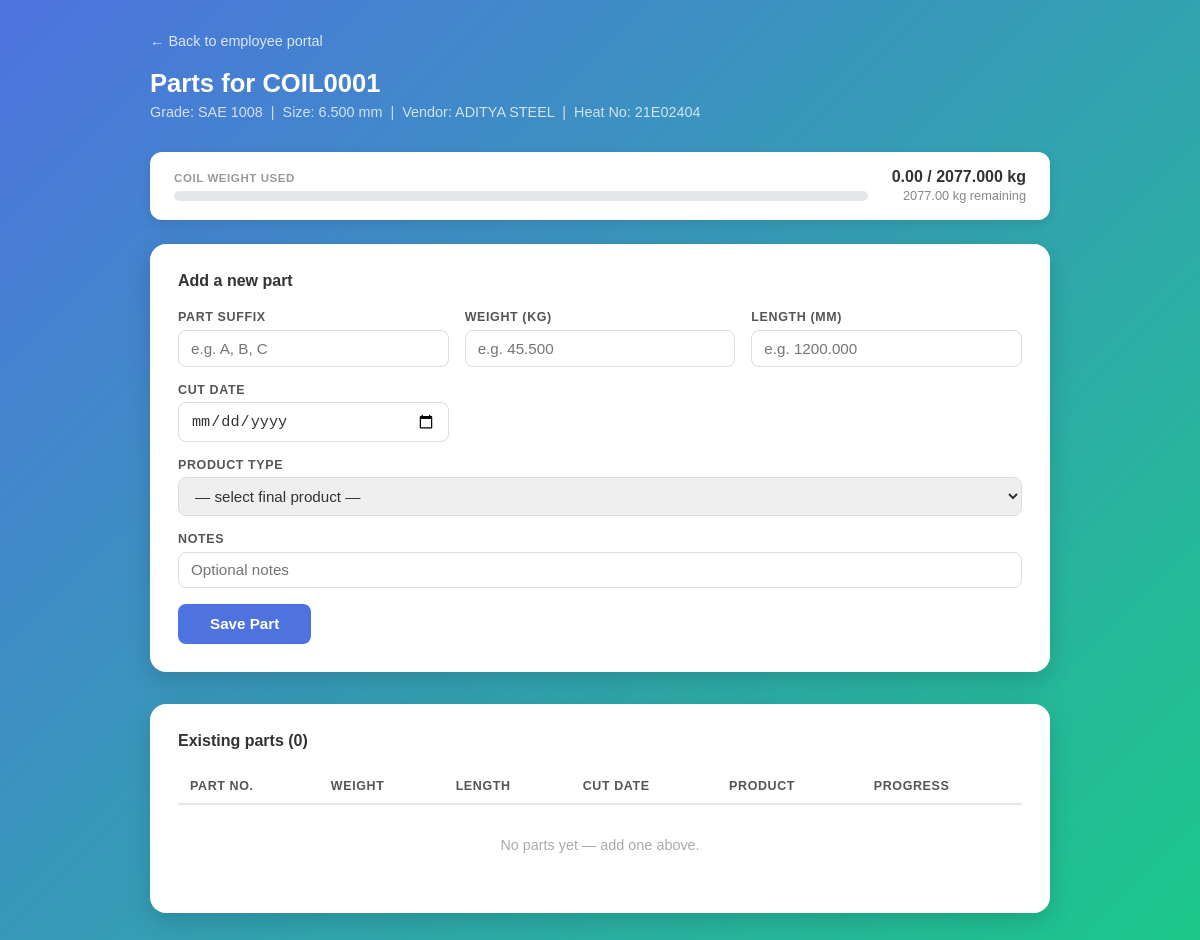
The page /coil/1/parts/ on the database its author committed.
### materials/models.py (models this page shows, shortened)
class Material(models.Model):
    coil_no = models.AutoField(primary_key=True)
    date = models.DateField("receipt date", null=True, blank=True)
    grade = models.CharField(max_length=10, null=True, blank=True)
    size = models.DecimalField(max_digits=10, decimal_places=3, null=True, blank=True)
    company = models.CharField(max_length=100, null=True, blank=True)
    vendor = models.CharField(max_length=50, null=True, blank=True)
    quantity = models.DecimalField(max_digits=10, decimal_places=3, null=True, blank=True)
    heat_no = models.CharField(max_length=8, null=True, blank=True)
    def formatted_coil(self):
        return f"COIL{self.coil_no:04d}"

### materials/views.py (the view, shortened to what this page needs)
# urls.py: path('coil/<int:coil_pk>/parts/', views.coil_parts, name='coil_parts'),
def coil_parts(request, coil_pk):
    coil = get_object_or_404(Material, pk=coil_pk)
    parts = coil.parts.prefetch_related('jobs__product_type').order_by('created_at')
    product_types = ProductType.objects.all()
    total_used = float(parts.aggregate(total=Sum('weight'))['total'] or 0)
    coil_weight = float(coil.quantity or 0)
    remaining = coil_weight - total_used
    exhausted = coil_weight > 0 and remaining <= 0
    return render(request, 'materials/coil_parts.html', {
        'coil': coil, 'parts': parts, 'product_types': product_types,
        'total_used': total_used, 'remaining': remaining, 'exhausted': exhausted,
    })

### templates/materials/coil_parts.html (shortened to what this page needs)
<!DOCTYPE html>
<html lang="en">
<head>
</head>
<body>
<div class="page">
  <a href="{% url 'employee' %}" class="back-link">← Back to employee portal</a>
  <h1>Parts for {{ coil.formatted_coil }}</h1>
  <p class="coil-meta">
    Grade: {{ coil.grade|default:"—" }} &nbsp;|&nbsp;
    Size: {{ coil.size|default:"—" }} mm &nbsp;|&nbsp;
    Vendor: {{ coil.vendor|default:"—" }} &nbsp;|&nbsp;
    Heat No: {{ coil.heat_no|default:"—" }}
  </p>
  {% if coil.quantity %}
  <div style="background:white; border-radius:12px; padding:1rem 1.5rem;
              margin-bottom:1.5rem; box-shadow:0 4px 12px rgba(0,0,0,0.1);
              display:flex; align-items:center; gap:1.5rem; flex-wrap:wrap;">
    <div style="flex:1; min-width:160px;">
      <div style="font-size:0.72rem; font-weight:700; color:#999;
                  text-transform:uppercase; letter-spacing:0.05em; margin-bottom:0.4rem;">
        Coil Weight Used
      </div>
      <div style="background:#e5e7eb; border-radius:999px; height:10px; overflow:hidden;">
      </div>
    </div>
    <div style="text-align:right; white-space:nowrap;">
      <span style="font-size:1rem; font-weight:700;
                   color:{% if exhausted %}#dc2626{% else %}#333{% endif %};">
        {{ total_used|floatformat:2 }} / {{ coil.quantity }} kg
      </span>
      <br>
      <span style="font-size:0.8rem; color:#888;">
        {% if exhausted %}No weight remaining{% else %}{{ remaining|floatformat:2 }} kg remaining{% endif %}
      </span>
    </div>
  </div>
  {% endif %}
  <div class="card" {% if exhausted %}style="opacity:0.5; pointer-events:none;"{% endif %}>
    <h2>Add a new part</h2>
    <form method="post">
      <div class="form-grid">
        <div class="form-group">
          <label>Part suffix</label>
          <input name="suffix" placeholder="e.g. A, B, C" {% if not exhausted %}required{% endif %}>
        </div>
        <div class="form-group">
          <label>Weight (kg)</label>
          <input name="weight" type="number" step="0.001" placeholder="e.g. 45.500"
                 {% if remaining %}max="{{ remaining|floatformat:3 }}"{% endif %}>
        </div>
        <div class="form-group">
          <label>Length (mm)</label>
          <input name="length" type="number" step="0.001" placeholder="e.g. 1200.000">
        </div>
        <div class="form-group">
          <label>Cut date</label>
          <input name="cut_date" type="date">
        </div>
        <div class="form-group full">
          <label>Product Type</label>
          <select name="product_type" required style="padding:0.55rem 0.75rem;
            border:1px solid #ddd; border-radius:8px; font-size:0.95rem; color:#333;">
            <option value="">— select final product —</option>
          </select>
        </div>
        <div class="form-group full">
          <label>Notes</label>
          <input name="notes" placeholder="Optional notes">
        </div>
      </div>
      <button type="submit" class="btn-submit">Save Part</button>
    </form>
  </div>
  <div class="table-card">
    <h2>Existing parts ({{ parts.count }})</h2>
    <table>
      <thead>
        <tr>
          <th>Part No.</th>
          <th>Weight</th>
          <th>Length</th>
          <th>Cut Date</th>
          <th>Product</th>
          <th>Progress</th>
        </tr>
      </thead>
      <tbody>
        {% for part in parts %}
        {% with job=part.jobs.first %}
        <tr>
          <td><span class="badge">{{ part.part_no }}</span></td>
          <td>{{ part.weight|default:"—" }} {% if part.weight %}kg{% endif %}</td>
          <td>{{ part.length|default:"—" }} {% if part.length %}mm{% endif %}</td>
          <td>{{ part.cut_date|date:"d M Y"|default:"—" }}</td>
          <td>{% if job %}{{ job.product_type.name }}{% else %}—{% endif %}</td>
          <td>
            {% if job %}
            <a href="{% url 'job_detail' job.pk %}" class="btn-job">
              View Steps
            </a>
            {% else %}—{% endif %}
          </td>
        </tr>
        {% endwith %}
        {% empty %}
        <tr class="empty-row">
          <td colspan="6">No parts yet — add one above.</td>
        </tr>
        {% endfor %}
      </tbody>
    </table>
  </div>
</div>
</body>
</html>

### templates/materials/coil_parts.html (style rules this page uses)
* { box-sizing: border-box; margin: 0; padding: 0; }
body { font-family: Arial, Helvetica, sans-serif; background: linear-gradient(135deg, #4e73df, #1cc88a); min-height: 100vh; padding: 2rem; }
.page { max-width: 900px; margin: 0 auto; }
.back-link { color: rgba(255,255,255,0.8); text-decoration: none; font-size: 0.9rem; display: inline-block; margin-bottom: 1.25rem; }
h1 { color: white; font-size: 1.6rem; margin-bottom: 0.4rem; }
.coil-meta { color: rgba(255,255,255,0.75); font-size: 0.9rem; margin-bottom: 2rem; }
.card { background: white; border-radius: 16px; padding: 1.75rem; box-shadow: 0 8px 24px rgba(0,0,0,0.15); margin-bottom: 2rem; }
.card h2 { font-size: 1rem; color: #333; margin-bottom: 1.25rem; }
.form-grid { display: grid; grid-template-columns: 1fr 1fr 1fr; gap: 1rem; margin-bottom: 1rem; }
.form-group { display: flex; flex-direction: column; gap: 0.35rem; }
.form-group label { font-size: 0.78rem; font-weight: 600; color: #555; text-transform: uppercase; letter-spacing: 0.05em; }
.form-group input, .form-group textarea { padding: 0.55rem 0.75rem; border: 1px solid #ddd; border-radius: 8px; font-size: 0.95rem; color: #333; transition: border-color 0.15s; }
.form-group.full { grid-column: 1 / -1; }
.btn-submit { background: #4e73df; color: white; border: none; padding: 0.7rem 2rem; border-radius: 8px; font-size: 0.95rem; font-weight: 600; cursor: pointer; transition: opacity 0.15s; }
.table-card { background: white; border-radius: 16px; padding: 1.75rem; box-shadow: 0 8px 24px rgba(0,0,0,0.15); }
.table-card h2 { font-size: 1rem; color: #333; margin-bottom: 1.25rem; }
table { width: 100%; border-collapse: collapse; font-size: 0.9rem; }
thead th { text-align: left; padding: 0.6rem 0.75rem; border-bottom: 2px solid #e5e7eb; color: #555; font-size: 0.78rem; text-transform: uppercase; letter-spacing: 0.05em; }
tbody td { padding: 0.75rem; border-bottom: 1px solid #f3f4f6; color: #333; }
tbody tr:last-child td { border-bottom: none; }
.empty-row td { text-align: center; color: #aaa; padding: 2rem; }

### rows shown on the page
Material: formatted_coil "COIL0001", grade "SAE 1008", size "6.500", vendor "ADITYA STEEL", heat_no "21E02404", quantity "2077.000"

### other values the page prints
{{ total_used|floatformat:2 }} "0.00"
{{ remaining|floatformat:2 }} "2077.00"
{{ parts.count }} "0"
